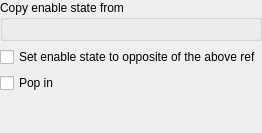
     <widget class="QWidget" name="pageEnableParent">
      <layout class="QGridLayout" name="gridLayout_17">
       <property name="leftMargin">
        <number>0</number>
       </property>
       <property name="topMargin">
        <number>0</number>
       </property>
       <property name="rightMargin">
        <number>0</number>
       </property>
       <property name="bottomMargin">
        <number>0</number>
       </property>
       <item row="1" column="0">
        <widget class="QCheckBox" name="xEnableParentOpposite">
         <property name="text">
          <string>Set enable state to opposite of the above ref</string>
         </property>
        </widget>
       </item>
       <item row="3" column="0">
        <spacer name="verticalSpacer_6">
         <property name="orientation">
          <enum>Qt::Vertical</enum>
         </property>
         <property name="sizeHint" stdset="0">
          <size>
           <width>20</width>
           <height>40</height>
          </size>
         </property>
        </spacer>
       </item>
       <item row="0" column="0">
        <widget class="QGroupBox" name="groupBox_5">
         <property name="title">
          <string>Copy enable state from</string>
         </property>
         <layout class="QGridLayout" name="gridLayout_16">
          <item row="0" column="0">
           <widget class="DKObjectReferencePicker" name="xEnableParentRef">
            <property name="showViewRefButton">
             <bool>true</bool>
            </property>
           </widget>
          </item>
         </layout>
        </widget>
       </item>
       <item row="2" column="0">
        <widget class="QCheckBox" name="xEnableParentPopIn">
         <property name="text">
          <string>Pop in</string>
         </property>
        </widget>
       </item>
      </layout>
     </widget>
